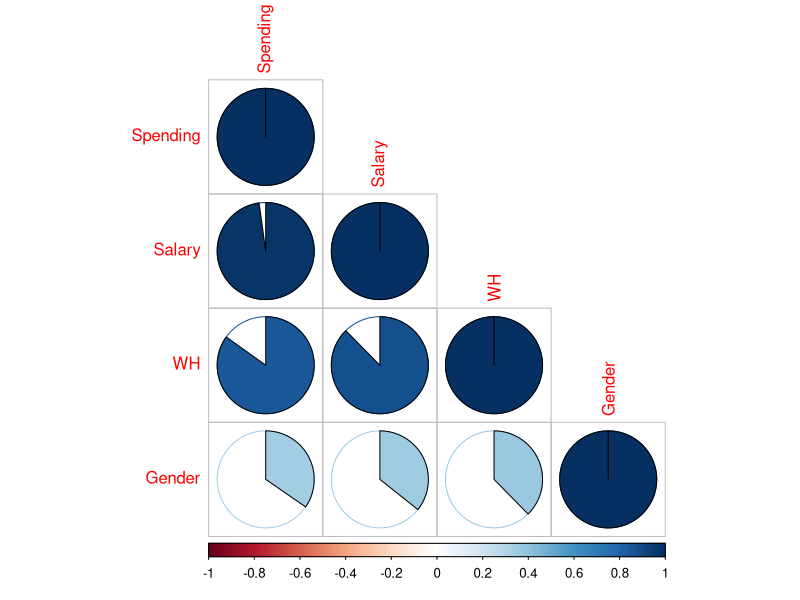

R code for this plot:
#Chapter 1
#Supervised Learning methods
#1.Regression and Prediction############################

getwd()
setwd("G:/My Drive/Spring23/ITC360/Datasets/DMSP23/DataMinigSP23")
x=read.csv("employee.csv")
View(x)
names(x)
##Probem: we want to predict Employee's Spending using a vector of 
#relevant variables such as Salary, Gender, Working Hrs

#Step 1: check their correlation 
x.sub=data.frame(x$Spending, x$Salary, x$WrH, x$GenCode)
names(x.sub)=c("Spending", "Salary", "WH", "Gender")
View(x.sub)
x.cor=cor(x.sub)
x.cor

library(corrplot)
corrplot(x.cor, method = "pie", 
         type="lower")
##Step 2: split the dataset into trainig and test 
library(dplyr)
nrow(x)
0.8*30

s=sample(nrow(x), 24)
s
x.train=x[s,]
x.test=x[-s,]

##Step 3: Construct the prediction models using x.train 
##Step 3.1. Model 0
###Regression and Prediction
names(x.train)
lm0=lm(Spending~Salary, data = x.train)
y.pred=lm0$fitted.values

all.y=data.frame(x.train$Spending, y.pred)
View(all.y)

lm0.test=predict(lm0, x.test)
y.test=data.frame(x.test$Spending, lm0.test)
View(y.test)
###########################
SSE0=sum((x.test$Spending- lm0.test)^2)
SSE0

#Step 4:
lm1=lm(Spending~Salary+WrH, data = x.train)
lm1.test=predict(lm1, x.test)
SSE1=sum((x.test$Spending- lm1.test)^2)
SSE1

##Model 2

lm2=lm(Spending~Salary+WrH+GenCode, data = x.train)
lm2.test=predict(lm2, x.test)
SSE2=sum((x.test$Spending- lm2.test)^2)
SSE2

#Step 5: choose the best Model  Model 0 entailed the lowest error
##Make prediction with the model
View(x)
# a New employee comes with salary of 34 T
new.emp=data.frame(Salary = c(34, 50, 30))

names(new.emp)="Salary"
predict(lm0,new.emp)
##the new epm spends about 21600




